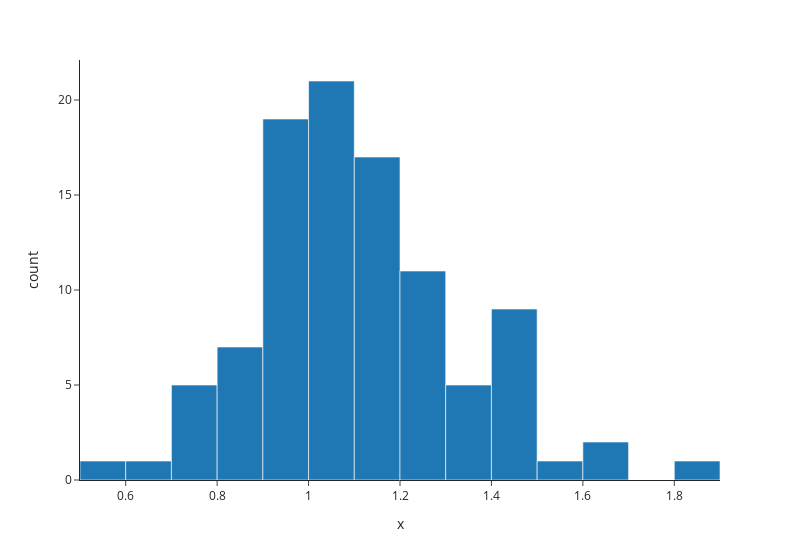

The code cell stored with this chart in its notebook:
### Code cell
generic_words = [
    "the", "be", "to", "of", "and", "a", "in", "that", "have", "I", "it", "for", "not", "on", "with", "he", "as", "you", "do", "at", "this", "but", "his", "by", "from", "they", "we", "say", "her", "she", "or", "an", "will", "my", "one", 
    "all", "would", "there", "their", "what", "so", "up", "out", "if", "about", "who", "get", "which", "go", "me", "when", "make", "can", "like", "time", "no", "just", "him", "know", "take", "people", "into", "year", "your", "good", "some", 
    "could", "them", "see", "other", "than", "then", "now", "look", "only", "come", "its", "over", "think", "also", "back", "after", "use", "two", "how", "our", "work", "first", "well", "way", "even", "new", "want", "because", "any", 
    "these", "give", "day", "most", "us"
]

generic_word_cos_sims = []

for word in generic_words:

    unit_unembedding_vector = W_U[:, model.to_single_token(word)]
    unit_unembedding_vector /= unit_unembedding_vector.norm()

    variance_of_unembedding_explained_by_left_singular_space = einops.einsum(
        unit_unembedding_vector,
        W_QK.U,
        "d_model, d_model d_vocab -> d_vocab"
    ).pow(2).sum()

    generic_word_cos_sims.append(variance_of_unembedding_explained_by_left_singular_space.item())

hist(np.array(generic_word_cos_sims) * 12, template="simple_white", width=800)

### Figure 1 — Plotly figure (JSON) as saved in the notebook; plotly's stock layout.template omitted (floating-point values rounded to 4 significant figures)
{"data": [{"alignmentgroup": "True", "bingroup": "x", "hovertemplate": "x=%{x}<br>count=%{y}<extra></extra>", "legendgroup": "", "marker": {"color": "#1F77B4", "pattern": {"shape": ""}}, "name": "", "offsetgroup": "", "orientation": "v", "showlegend": false, "type": "histogram", "x": [1.408, 1.284, 1.017, 1.218, 1.11, 1.089, 1.343, 1.029, 1.463, 1.478, 1.201, 0.8973, 0.9611, 1.241, 0.7683, 0.758, 1.409, 1.286, 1.078, 1.19, 1.044, 1.053, 1.083, 0.9599, 0.9105, 1.267, 0.99, 1.428, 0.9281, 0.7941, 1.071, 1.427, 0.9962, 0.8343, 1.226, 1.066, 1.018, 0.9865, 1.095, 1.22, 0.8917, 1.139, 1.048, 0.9974, 1.001, 1.359, 1.129, 0.9324, 1.316, 1.44, 0.9663, 1.47, 1.084, 0.9539, 1.005, 0.9303, 1.187, 1.087, 1.558, 1.001, 1.633, 1.112, 1.896, 1.108, 1.333, 0.5795, 0.96, 0.9265, 1.262, 1.137, 1.006, 0.6886, 0.7941, 1.101, 1.147, 1.132, 1.074, 0.852, 1.118, 1.228, 1.13, 0.9986, 1.266, 1.606, 0.8873, 0.9328, 1.133, 1.124, 0.7978, 1.054, 0.9321, 1.182, 1.395, 0.9063, 0.9494, 0.8961, 1.172, 1.452, 0.8086, 1.079], "xaxis": "x", "yaxis": "y"}], "layout": {"bargap": 0, "barmode": "overlay", "legend": {"tracegroupgap": 0}, "margin": {"t": 60}, "width": 800, "xaxis": {"anchor": "y", "domain": [0, 1], "title": {"text": "x"}}, "yaxis": {"anchor": "x", "domain": [0, 1], "title": {"text": "count"}}}}
